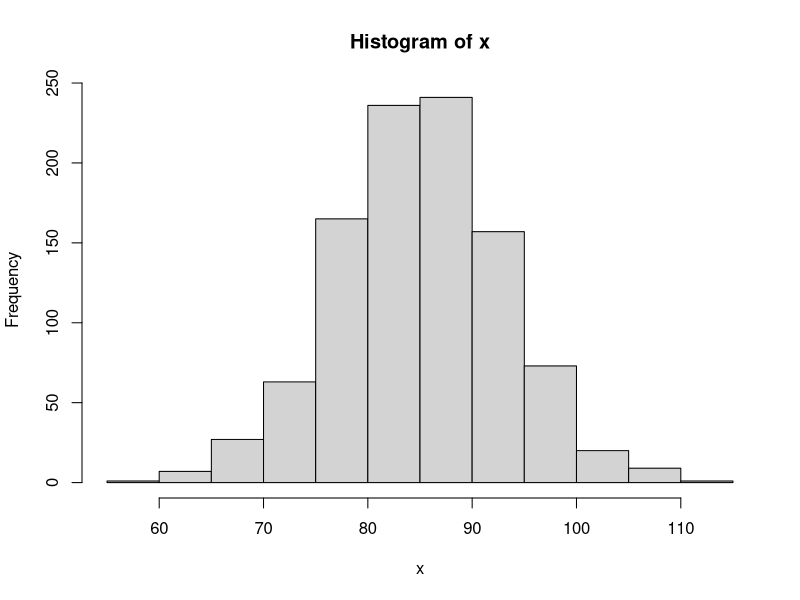
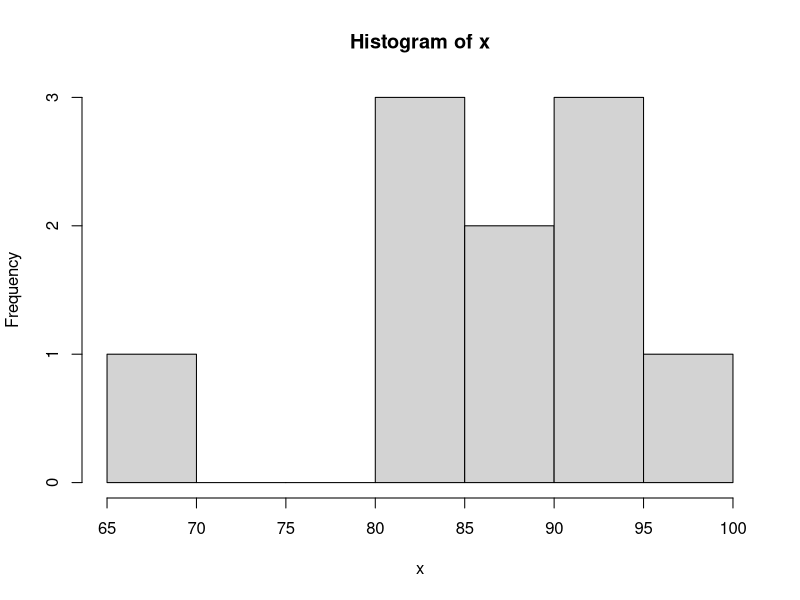
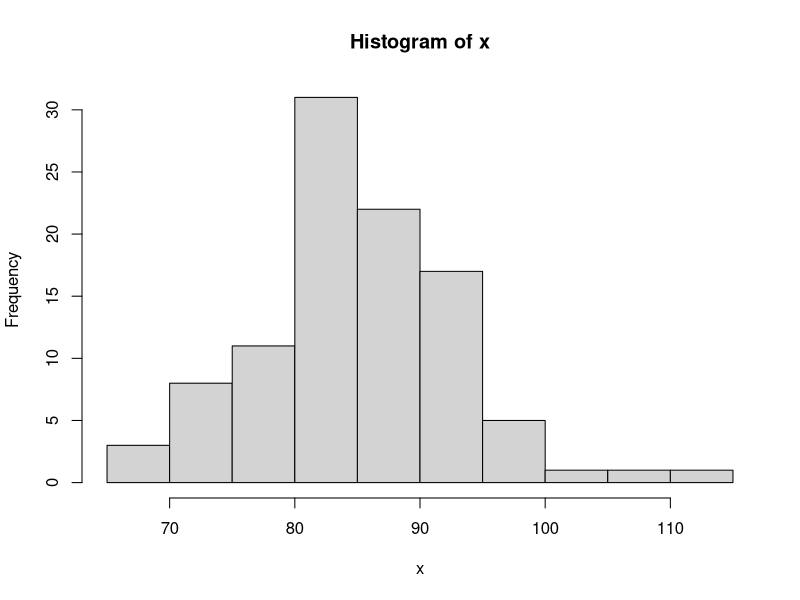
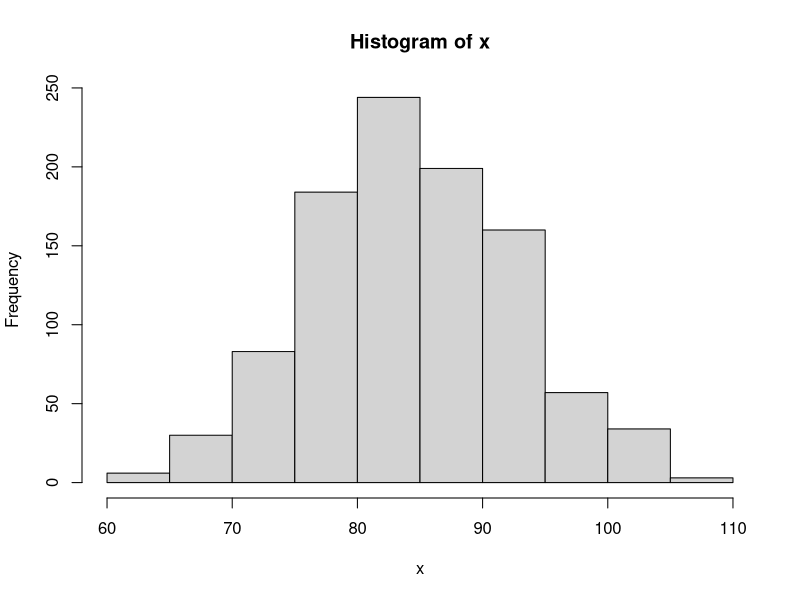
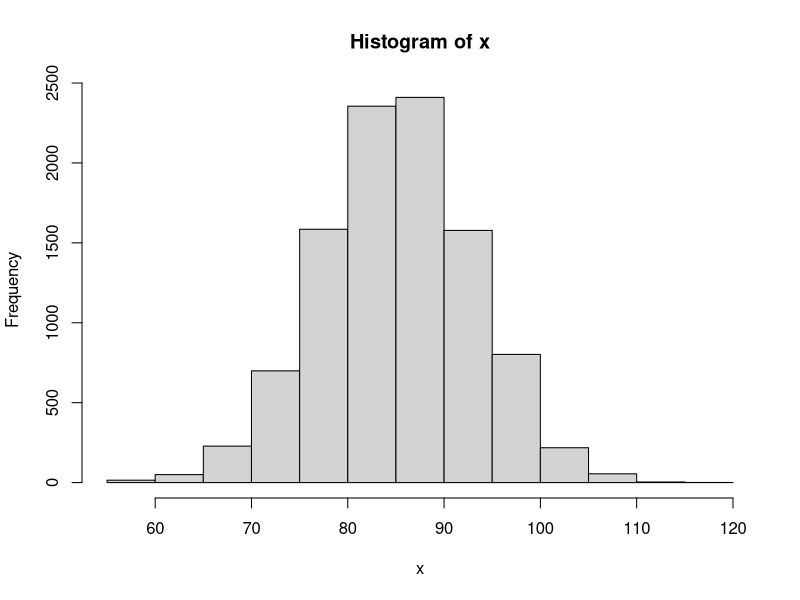
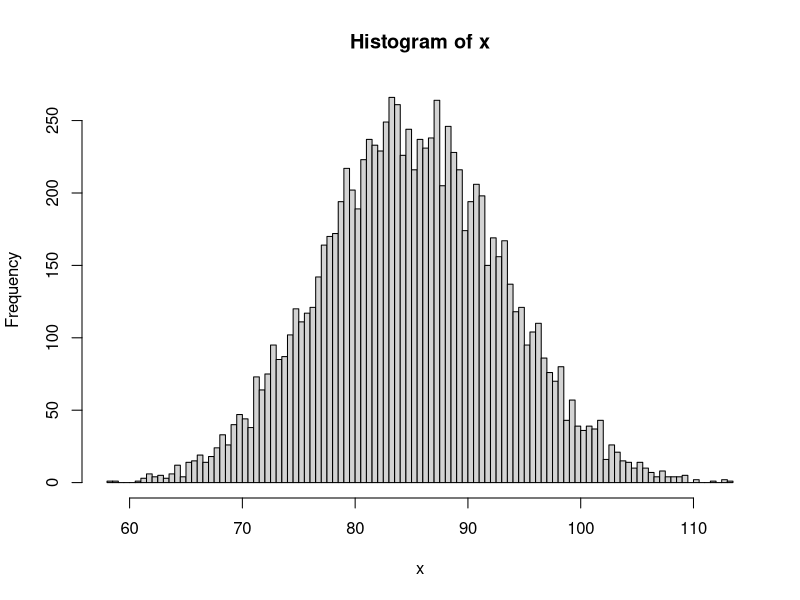

Here is the R script that generated these plots, in order:
## ---- chunk 1
knitr::opts_chunk$set(echo = FALSE)
knitr::opts_chunk$set(out.width="400px", dpi=120)
## ---- chunk 2
x <- rnorm(n = 1000,mean = 85,sd = 8)
hist(x)
## ---- chunk 3
x <- rnorm(n = 10,mean = 85,sd = 8)
hist(x)
## ---- chunk 4
x <- rnorm(n = 100,mean = 85,sd = 8)
hist(x)
## ---- chunk 5
x <- rnorm(n = 1000,mean = 85,sd = 8)
hist(x)
## ---- chunk 6
x <- rnorm(n = 10000,mean = 85,sd = 8)
hist(x)
## ---- chunk 7
x <- rnorm(n = 10000,mean = 85,sd = 8)
hist(x,breaks = 100)
## ---- chunk 8
pnorm(.47)

1-pnorm(.47)

pnorm(.84)-pnorm(.47)
